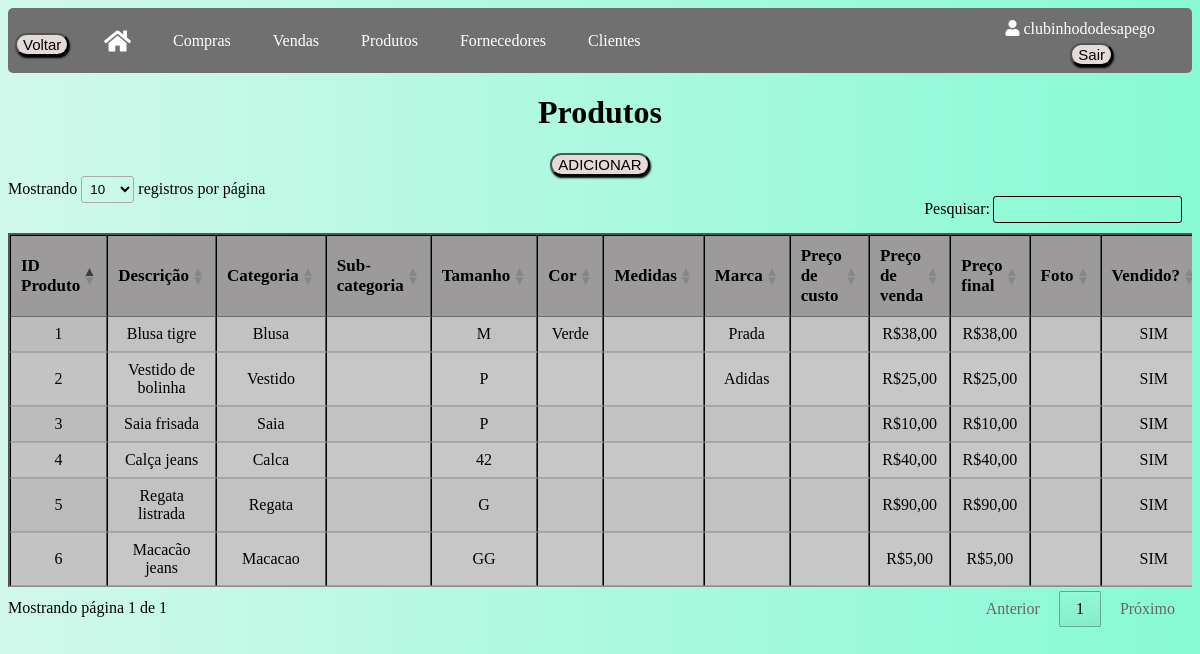
The page /produtos (signed in) on the database as committed earlier.
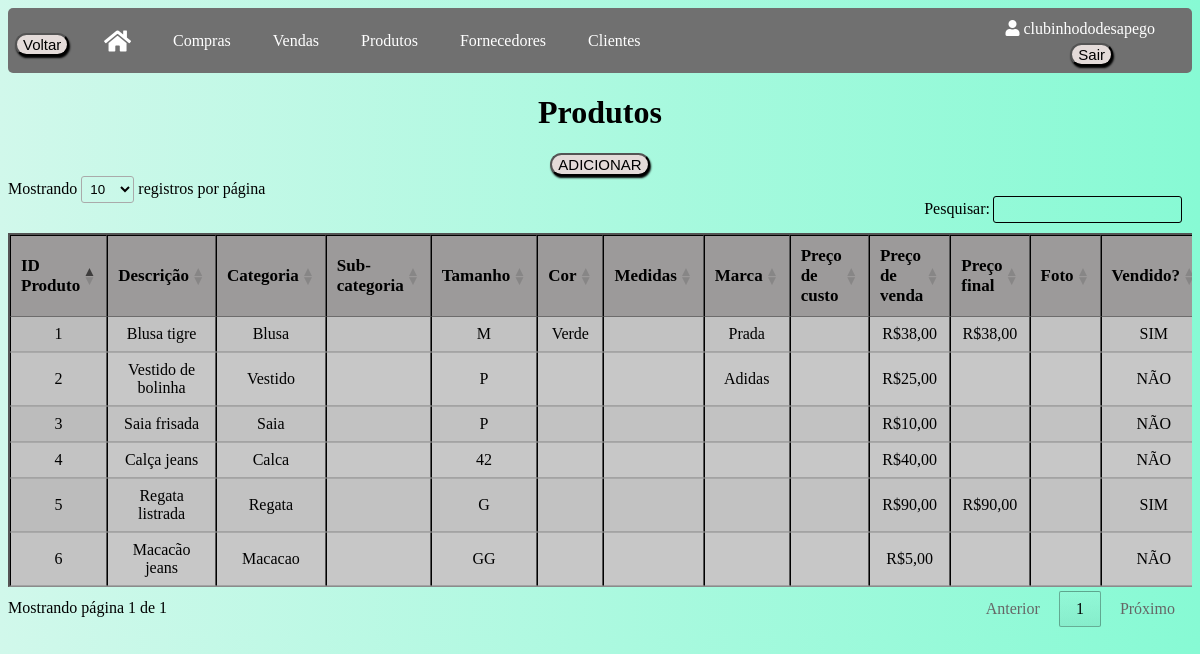
The same page on the database as committed later.
### app/models/tables.py (models this page shows, shortened)
class Usuario(db.Model, UserMixin):
    __tablename__ = "usuarios"
    id = db.Column(db.Integer, primary_key=True, autoincrement=True)
    nome_brecho = db.Column(db.String(100))
    email = db.Column(db.String(84), unique=True)
    usuario = db.Column(db.String(80), unique=True)
    senha = db.Column(db.String(128))
    clientes = db.relationship("Cliente", backref="usuario")
    produtos = db.relationship("Produto", backref="usuario")
    fornecedores = db.relationship("Fornecedor", backref="usuario")
    compras = db.relationship("Compra", backref="usuario")
    vendas = db.relationship("Venda", backref="usuario")

class Produto(db.Model):
    __tablename__ = "produtos"
    id = db.Column(db.Integer, primary_key=True, autoincrement=True)
    descricao = db.Column(db.String(120))
    categoria = db.Column(db.String(80))
    sub_categoria = db.Column(db.String(80))
    tamanho = db.Column(db.String(30))
    cor = db.Column(db.String(30))
    medidas = db.Column(db.Integer)
    marca = db.Column(db.String(80))
    preco_custo = db.Column(db.Float)
    preco_venda = db.Column(db.Float)
    preco_final = db.Column(db.Float)
    foto = db.Column(db.LargeBinary)
    vendido = db.Column(db.Boolean, default=False)
    dta_venda_produto = db.Column(db.Date)
    id_usuario = db.Column(db.Integer, db.ForeignKey('usuarios.id'))
    vendas = db.relationship('Venda', secondary=produtos_vendas, back_populates='produtos')

### app/default.py (the view)
@login_required
@app.route("/produtos", methods=['GET', 'POST'])
def produtos():
    produtos = Produto.query.filter_by(id_usuario=current_user.id).all()
    return render_template("produtos.html", produtos=produtos, format_currency=format_currency)

### app/default.py (called while the page is built)
@login_manager.user_loader
def load_user(id_usuario):
    return Usuario.query.get(int(id_usuario))

def format_currency(value):
    if value is not None:
        if isinstance(value, str):
            try:
                value = float(value.replace('R$', '').replace('.', '').replace(',', '.'))
            except ValueError:
                return None
        return f'R${value:,.2f}'.replace(',', ';').replace('.', ',').replace(';', '.')
    return None

### app/templates/produtos.html (shortened to what this page needs)
<!DOCTYPE html>
<html lang="en">
<head>
    <link rel="stylesheet" type="text/css" href="{{ url_for('static', filename='css/produtos.css') }}">
    <link rel="stylesheet" href="https://cdnjs.cloudflare.com/ajax/libs/font-awesome/5.15.3/css/all.min.css">
    <link rel="stylesheet" type="text/css" href="https://cdn.datatables.net/1.11.5/css/jquery.dataTables.min.css">
</head>
<body>
    <div class="usuario-logado"><i class="fas fa-user"></i> {{ current_user.usuario }}</div>
    <div class="logout">
        <form method="POST" action="{{ url_for('logout') }}">
            <button class="button" type="submit">Sair</button>
        </form>
    </div>
    <div class="navbar">
        <button onclick="window.history.back()" class="button button_voltar">Voltar</button>
        <a href="/home"><i class="fas fa-home icone-casa"></i></a>
        <a href="/compras">Compras</a>
        <a href="/vendas">Vendas</a>
        <a href="/produtos">Produtos</a>
        <a href="/fornecedores">Fornecedores</a>
        <a href="/clientes">Clientes</a>
    </div>
    <h1 class="titulo">Produtos</h1>
    <button class="button"><a href="produtoscadastro">ADICIONAR</a></button>
    <div class="tabela-container">
        <table id="tabelaProdutos" class="tabela display" border="2">
            <thead>
                <tr>
                    <th>ID Produto</th>
                    <th>Descrição</th>
                    <th>Categoria</th>
                    <th>Sub-categoria</th>
                    <th>Tamanho</th>
                    <th>Cor</th>
                    <th>Medidas</th>
                    <th>Marca</th>
                    <th>Preço de custo</th>
                    <th>Preço de venda</th>
                    <th>Preço final</th>
                    <th>Foto</th>
                    <th>Vendido?</th>
                </tr>
            </thead>
            <tbody>
                {% for produto in produtos %}
                <tr>
                    <td>{{ produto.id }}</td>
                    <td>{{ produto.descricao }}</td>
                    <td>{{ produto.categoria }}</td>
                    <td>
                    </td>
                    <td>
                        {% if produto.tamanho is none %}
                        {% else %}
                            {{ produto.tamanho }}
                        {% endif %}
                    </td>
                    <td>
                        {% if produto.cor is none %}
                        {% else %}
                            {{ produto.cor }}
                        {% endif %}
                    </td>
                    <td>
                    </td>
                    <td>
                        {% if produto.marca is none %}
                        {% else %}
                            {{ produto.marca }}
                        {% endif %}
                    </td>
                    <td>
                    </td>
                    <td>
                        {% if produto.preco_venda is not none %}
                            {{ format_currency(produto.preco_venda) }}
                        {% endif %}
                    </td>
                    <td>
                        {% if produto.preco_final is not none %}
                            {{ format_currency(produto.preco_final) }}
                        {% endif %}
                    </td>
                    <td>
                    </td>
                    <td>
                        {% if produto.vendido %}
                            SIM
                        {% else %}
                            NÃO
                        {% endif %}
                    </td>
                </tr>
                {% endfor %}
            </tbody>
        </table>
    </div>
</body>
</html>

### app/static/css/produtos.css (style rules this page uses)
body { background: linear-gradient(to right, #d1f8eb, #87fad4); }
.usuario-logado { position: absolute; top: 20px; right: 45px; color: white; }
.logout { position: absolute; top: 43px; right: 87px; }
.button_voltar { position: absolute; top: 33px; left: 15px; }
.button { margin-bottom: 20px; font-size: 15px; margin-bottom: 13px; display: block; margin: 0 auto; background-color: #e4dbd9; cursor: pointer; transition: background-color 0.3s ease; border-radius: 20px; box-shadow: 1px 2px 2px black; }
.navbar { overflow: hidden; background-color: #707070; height: 65px; border-radius: 5px; }
.navbar a { float: left; display: flex; align-items: center; color: white; text-align: center; padding: 0px 16px; text-decoration: none; height: 100%; margin-left: 80px; margin-right: -70px; }
.icone-casa { font-size: 24px; }
.titulo { text-align: center; }
.tabela-container { overflow-x: auto; }
.tabela { border-collapse: collapse; width: 100%; text-align: center; background-color: #c7c7c7; margin-top: 50px; border-color: black; }
th { font-size: 17px; background-color: #9c9a9a; }
a { text-decoration: none; color: #000; }

Rows that differ between the two databases and show on the page:
changed Produto "Vestido de bolinha": preco_final "R$25,00" → (not shown); vendido "SIM" → "NÃO"
changed Produto "Saia frisada": preco_final "R$10,00" → (not shown); vendido "SIM" → "NÃO"
changed Produto "Calça jeans": preco_final "R$40,00" → (not shown); vendido "SIM" → "NÃO"
changed Produto "Macacão jeans": preco_final "R$5,00" → (not shown); vendido "SIM" → "NÃO"
